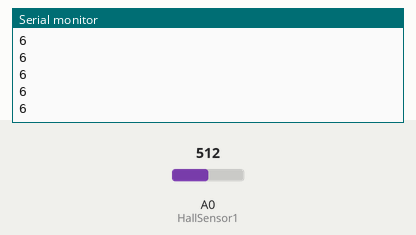
This sketch was run on a simulated Arduino Uno, built with avr-gcc and run on an emulated ATmega328P. Shown: the last lines printed to the serial monitor. The inputs (shaded band) are chosen by the test bench; at power-on: A0 (HallSensor1) = 512.

Above: at 1.2 s.
1.3 s: A0 (HallSensor1) set to 716
At 2.2 s:
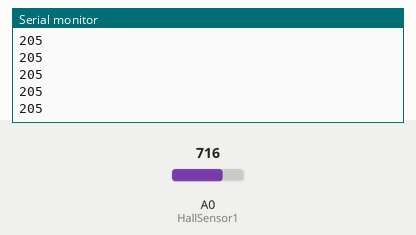
2.8 s: A0 (HallSensor1) set to 900
At 3.8 s:
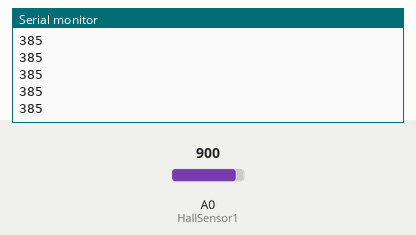
Timing chart, 0 to 5.8 s (numbered marks = the images above; inputs shaded):
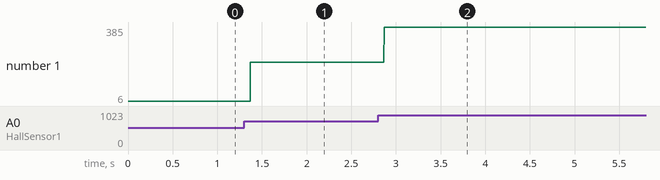

Measured:
- after the input at 1.3 s, the serial monitor: prints a new line after 0.07 s (image 1)
- after the input at 2.8 s, the serial monitor: prints a new line after 0.07 s (image 2)
- plotted number 1: 6 → 205 after the input at 1.3 s, 205 → 38 after the input at 2.8 s

The sketch:

HallSensorTest.ino
```cpp
#define NOFIELD 505L
#define TOMILLIGAUSS 976L//AT1324: 5mV = 1 Gauss, 1024 analog steps to 5V
const unsigned HallSensor1 = A0;
const unsigned HallSensor2 = A1;
unsigned long sensorValue = 0;
void setup() {
  // put your setup code here, to run once:
  Serial.begin(9600);
}

void loop() {
  // put your main code here, to run repeatedly:
  Serial.println((analogRead(HallSensor1) - NOFIELD) * TOMILLIGAUSS / 1000);
}

/*
NOTES:
AVERAGE IDLE VALUE: 10-12
*/
```
